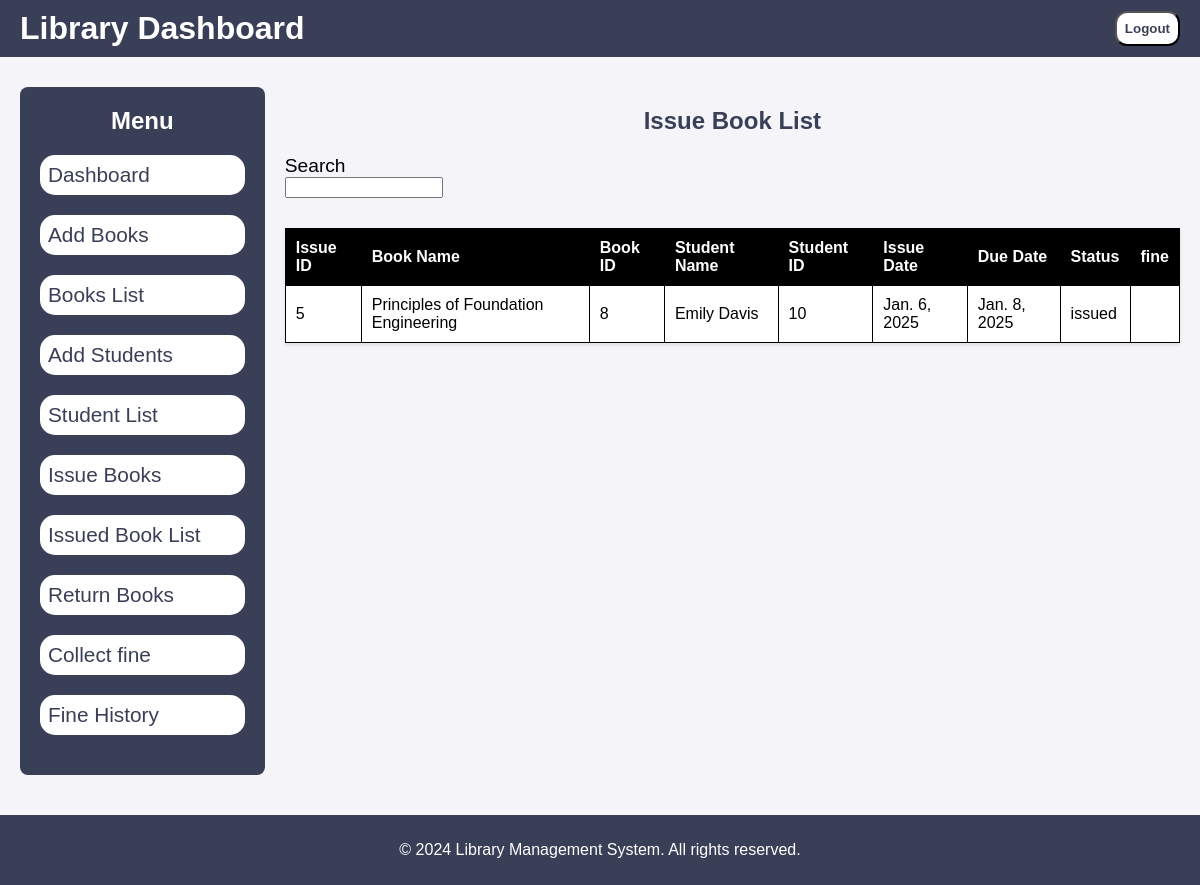
Before: /issue_table with the older database file.
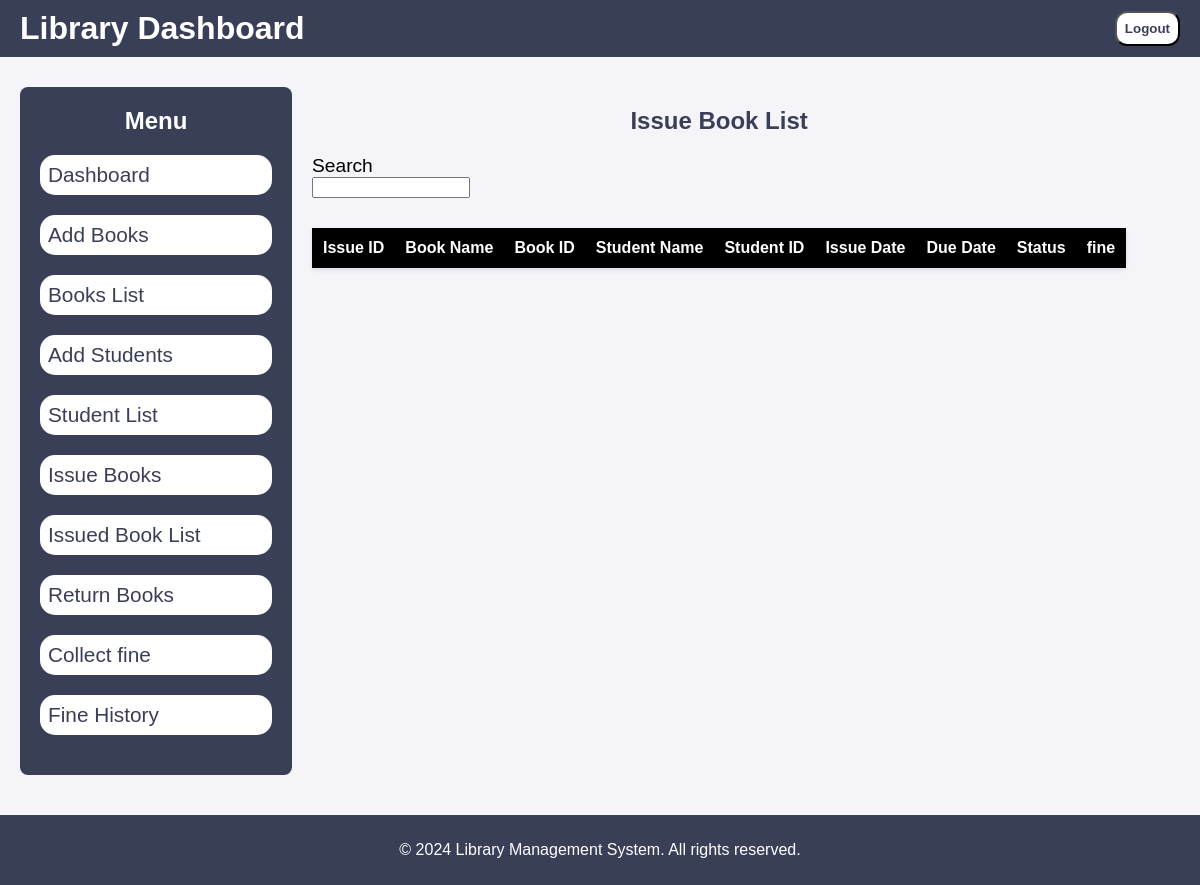
After: the same page with the newer database file.
### LibraryApp/models.py (models this page shows, shortened)
class BookIssue(models.Model):
    ISSUE_STATUS_CHOICES = [
        ('issued', 'Issued'),
        ('returned', 'Returned'),
        ('overdue', 'Overdue'),
        ('lost' , 'Lost')
    ]
    book = models.ForeignKey(Book, on_delete=models.CASCADE)
    student = models.ForeignKey(Student, on_delete=models.CASCADE)
    issue_date = models.DateField()
    due_date = models.DateField()
    return_date = models.DateField(null=True, blank=True)
    status = models.CharField(max_length=10, choices=ISSUE_STATUS_CHOICES, default='issued')
    created_at = models.DateTimeField(auto_now_add=True)
    updated_at = models.DateTimeField(auto_now=True)

class Book(models.Model):
    title = models.CharField(max_length=200)
    author = models.CharField(max_length=200)
    quantity = models.IntegerField(default=1)
    available_quantity = models.IntegerField(default=1)
    category = models.CharField(max_length=150)
    publication_year = models.IntegerField()
    created_at = models.DateTimeField(auto_now_add=True)
    updated_at = models.DateTimeField(auto_now=True)

class Student(models.Model):
    name = models.CharField(max_length=100)
    email = models.EmailField(unique=True)
    department = models.CharField(max_length=100)
    phone = models.IntegerField(max_length=15)
    created_at = models.DateTimeField(auto_now_add=True , editable=False)
    updated_at = models.DateTimeField(auto_now=True)

### LibraryApp/views.py (the view)
# urls.py: path('issue_table' , views.issue_table , name = 'issue_table'),
def issue_table(request):
    issue_data = BookIssue.objects.filter(return_date__isnull = True)
    return render(request , 'issue_table.html' , { 'issue_data' : issue_data })

### templates/issue_table.html
{% extends 'base.html' %}
{% load static %}
    {% block content %}
<div class="main" style="display: flex; flex-direction : column;">
    <h2> Issue Book List </h2>
        <label style="color: black;">Search</label>
        <input type="text" style="width: 150px;">
    <div class="table-container">
        <table>
            <thead>
                <tr>
                    <th>Issue ID</th>
                    <th>Book Name</th>
                    <th>Book ID</th>
                    <th>Student Name</th>
                    <th>Student ID</th>
                    <th>Issue Date</th>
                    <th>Due Date</th>
                    <th>Status</th>
                    <th>fine</th>
                </tr>
            </thead>
            <tbody>
                {% for data in issue_data %}
                <tr>
                    <td>{{data.id}}</td>
                    <td>{{data.book.title}}</td>
                    <td>{{data.book.id}}</td>
                    <td>{{data.student.name}}</td>
                    <td>{{data.student.id}}</td>
                    <td>{{data.issue_date}}</td>
                    <td>{{data.due_date}}</td>
                    <td>{{data.status}}</td>
                    <td>{{data.calculate_fine}}</td>
                </tr>
                {% endfor %}
            </tbody>
        </table>
    </div>
</div>
    {% endblock %}

Changed rows visible on the page:
removed BookIssue: id "5", book "Principles of Foundation Engineering", book.id "8", student.name "Emily Davis", student.id "10", issue_date "Jan. 6, 2025", due_date "Jan. 8, 2025", status "issued"
